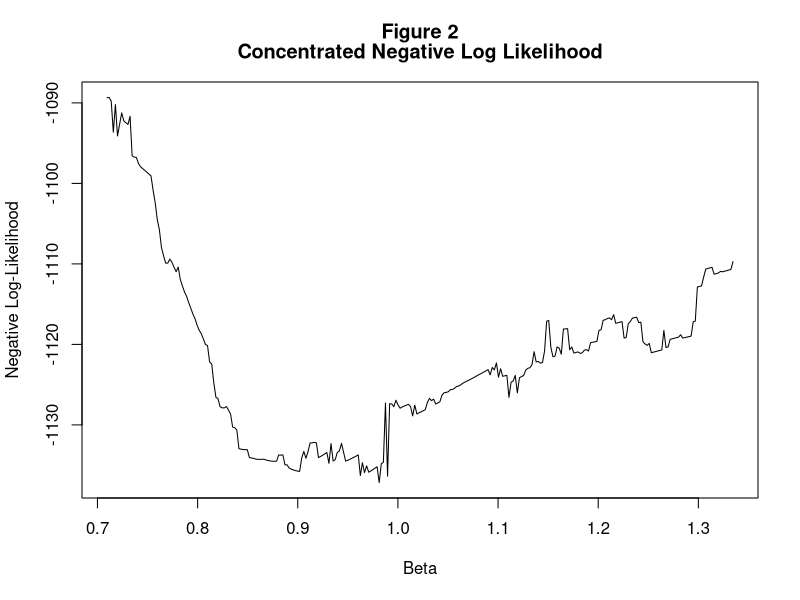
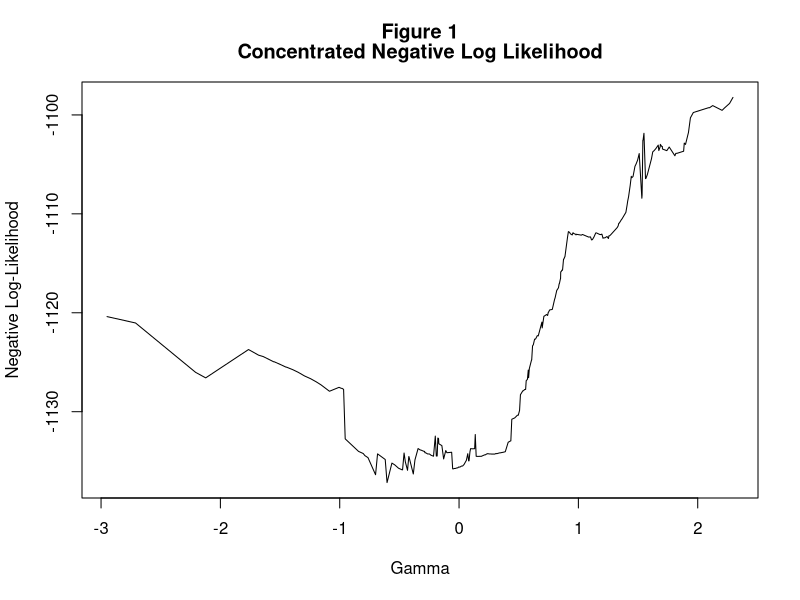
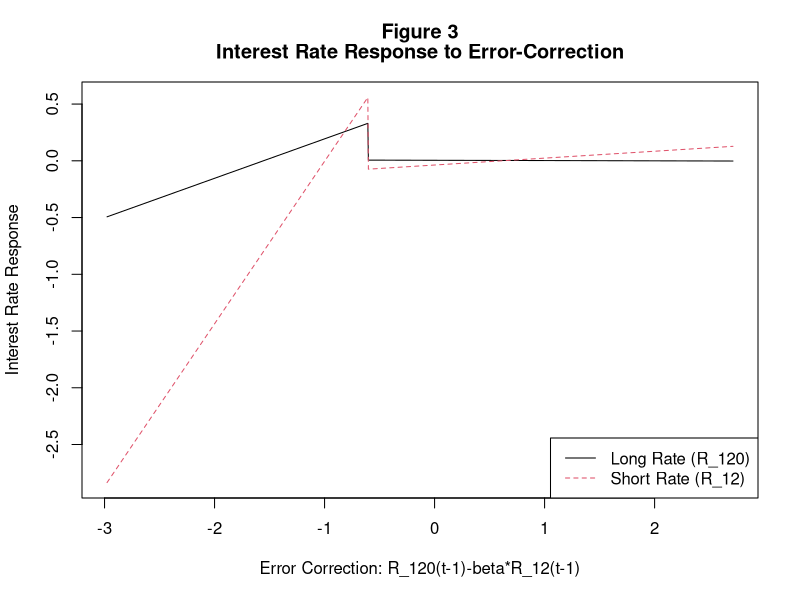
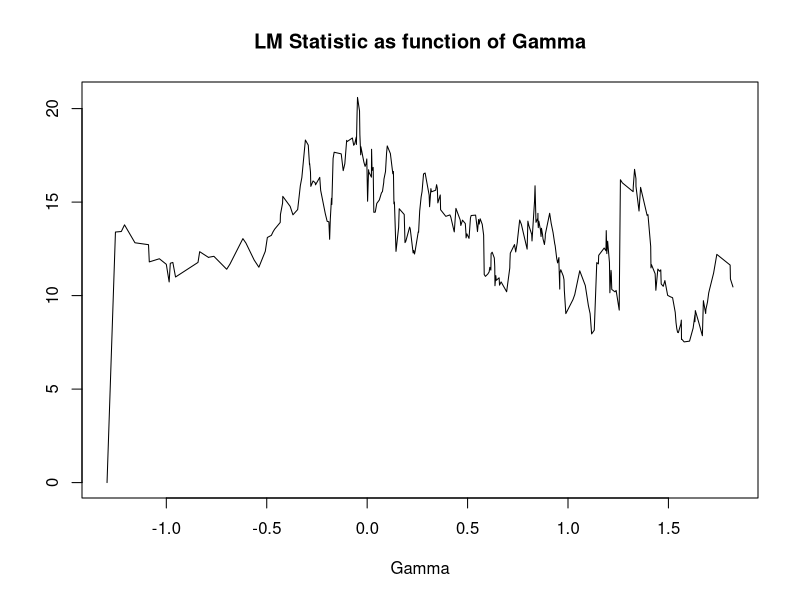

Recreate these plots in R, in order. (Note: a time limit stopped this script after it produced the figures.)
###########################################################################
##
##  TAR_CI.R
##  To estimate and test a threshold bi-variate VECM
## 
##  written by:
##  
##  Bruce E. Hansen
##  Department of Economics
##  Social Science Building
##  University of Wisconsin
##  Madison, WI 53706-1393
##  behansen@wisc.edu
##  http://www.ssc.wisc.edu/~bhansen/
##  
##  and 
##  
##  Byeongseon Seo
##  Department of Economics
##  Soongsil University
##  Seoul, 156-743
##  Korea
##  seo@saint.soongsil.ac.kr
##  
##  
##  This R program estimates a bi-variate VECM, a threshold bi-variate VECM, and
##  tests for the presence of a threshold.  The methods are those described in
##  "Testing for Threshold Cointegration" by Bruce E. Hansen and Byeongseon Seo.
##  
##  The program is set up to replicate the empirical application to the 3-month 
##  and 6-month interest rates series.  For your own application, load your data 
##  into the matrix "dat", and change the controls listed below
##  
###########################################################################

# Controls #

k <- 1	      # Lags in VAR beyond EC 
gn <- 300	      # number of gridpoints for gamma 
bn <- 300		# number of gridpoints for beta      
trim <- .05		# trimming percentage for threshold 
boot <- 5000	# number of bootstrap replications 
		      # set equal to zero to not do testing  
coint <- 1		# set to 1 to estimate cointegrating vector
			# set to 0 to fix cointegrating vector at _cvalue 
cvalue <- 1		# cointegrating vector, if coint=0 
cov <- 1		# covariance matrix estimation method
		      # set to 1 for Eicker-White
		      # set to 0 for conventional homoskedastic estimator 
p_ests <- 1       # set to 1 to print estimates, else 0 
graph <- 1        # set to 1 to generate graph of nonlinear ECM, else 0 
graph_rotate <- 0	# set to 1 to generate rotated graphs 
		      # (useful for some print jobs, but ackward for screen viewing) 

# Load your own data into matrix "dat" #
# Here we load in the 3-month and 6-month T-Bill series #

dat <- read.table("zeroyld.dat")
dat <- dat[1:nrow(dat),(7:62)]
rs <- rbind(as.matrix(seq(0,18,1)),21,24,30,as.matrix(seq(36,(36+7*12),12)))
short <- 12
long <- 120
short_i <- which.max(rs==short)
long_i <- which.max(rs==long)
dat <- dat[,cbind(long_i,short_i)]   

#*************************************************************#
#   MAIN PROGRAM                                              #
#*************************************************************#

for (main in 1:1){
if (p_ests==1){
cat ("**********************************************************", "\n")
cat ("\n")
cat ("Number of Bootstrap Replications    ", boot, "\n")
cat ("Number of Gridpoints for threshold  ", gn, "\n")
if (coint==1){
cat ("Estimated Cointegrating Vector", "\n")
cat ("Number of Gridpoints for ci vector ", bn, "\n")
}else{
cat ("Cointegrating Vector fixed at      ", cvalue, "\n")
}
cat ("\n")
cat ("\n")
cat ("Long Rate  (month):     ", long, "\n")
cat ("Short Rate (month):     ", short, "\n")
cat ("Number of VAR lags:     ", k, "\n")
cat ("\n")
}

# Organize Data #
n <- nrow(dat)
y <- as.matrix(dat[(2+k):n,]-dat[(1+k):(n-1),])
t <- nrow(y)
xlag <- as.matrix(dat[(1+k):(n-1),])
x <- matrix(1,t,1)
for (j in 1:k)  x <- cbind(x,(dat[(2+k-j):(n-j),]-dat[(1+k-j):(n-1-j),]))
x <- as.matrix(x)

# Compute Linear Model #
xx <- solve(t(x)%*%x)
xxx <- x%*%xx
u <- y-x%*%xx%*%(t(x)%*%y)
if (coint==1){
  v <- xlag-x%*%xx%*%(t(x)%*%xlag)
  uu <- t(u)%*%u
  m <- solve(t(v)%*%v)%*%(t(v)%*%u)%*%solve(uu)%*%(t(u)%*%v)
  ev <- eigen(m)
  va <- ev$val
  ve <- ev$vec
  h <- ve[,which.max(va)]
  b0 <- -h[2]/h[1]
}else{
  b0 <- cvalue
}
w0 <- as.matrix(xlag%*%rbind(1,-b0))
z0 <- cbind(w0,x)
kk <- ncol(z0)
zz0 <- solve(t(z0)%*%z0)
zzz0 <- z0%*%zz0
beta0 <- t(zzz0)%*%y 
e <- y - z0%*%beta0 
sige <- t(e)%*%e/t 
nlike <- (t/2)*log(det(sige))
bic <- nlike+log10(t)*4*(1+k)
aic <- nlike+2*4*(1+k)
b_like <- function(b){
  z <- cbind((xlag%*%rbind(1,-b)),x) 
  yz <- y - z%*%qr.solve(z,y)
  sigma <- (t(yz)%*%yz)/t  
  like <- (t/2)*log(det(sigma))
  like
}
nlike1 <- b_like(b0+.001)
nlike2 <- b_like(b0-.001)
hp <- (nlike1+nlike2-2*nlike)/(.001^2)
seb <- 1/sqrt(hp)
k_product <- function(ma,mb){
    mat <- matrix(0,nrow(ma)*nrow(mb),ncol(ma)*ncol(mb))
    for (i in 1:nrow(ma)){
        for (j in 1:ncol(ma)){
            mat[(1:nrow(mb))+(i-1)*nrow(mb),(1:ncol(mb))+(j-1)*ncol(mb)] <- mb*ma[i,j]
        }
    }
    mat
}
if (cov ==1){
  xe <- cbind((z0*(e[,1]%*%matrix(1,1,ncol(z0)))),(z0*(e[,2]%*%matrix(1,1,ncol(z0)))))
  m0 <- k_product(diag(2),zz0)
  v <- m0%*%t(xe)%*%xe%*%m0
}else{
  v <- k_product(sige,zz0)
}
se <- as.matrix(sqrt(diag(v)))

if (p_ests==1){
cat ("Linear VECM Estimates", "\n")
cat ("\n")
if (coint==1){
cat ("Cointegrating Vector ",b0," ",seb,"\n")
}else{
cat ("Cointegrating Vector ",b0,"\n")
}
cat ("Negative Log-Like    ",nlike,"\n")
cat ("AIC                  ",aic,"\n")
cat ("BIC                  ",bic,"\n")
cat ("\n")
cat ("  Equation 1","\n")
tbeta0 <- format(beta0,digits=4)
tse <- format(se,digits=4)
for (j in 1:kk) cat(" ",tbeta0[j,1],"  ",tse[j],"\n")
cat ("\n")
cat ("  Equation 2","\n")
for (j in 1:kk) cat(" ",tbeta0[j,2],"  ",tse[kk+j],"\n")
cat ("\n")
cat ("\n")
cat ("\n")
}

# Set-up Grids #
q <- unique(w0)
q <- as.matrix(sort(q))
gamma1 <- q[round(seq(trim,trim+(gn-1)*(1-2*trim)/gn,(1-2*trim)/gn)*nrow(q))]
gamma2 <- q[round(seq(1/(gn+1),1/(gn+1)*gn,1/(gn+1))*nrow(q))]
if (coint==1){
  if (bn==1){ 
      betas <- b0
  }else{
      betas <- seq((b0-6*seb),(b0-6*seb+(bn-1)*12*seb/(bn-1)),12*seb/(bn-1))
  }
}else{
  betas <- b0
  bn <- 1
}

# Estimate Threshold Model #

store <- matrix(0,gn,bn)+nlike
for (j in 1:gn){
  gam <- gamma2[j]
  for (bj in 1:bn){
    beta <- betas[bj]
    w <- xlag%*%rbind(1,(-beta))
    z <- cbind(w,x)
    d1 <- (w <= gam)
    n1 <- sum(d1)
    if (min(rbind(n1,(t-n1)))/t > trim){
      zj <- cbind((z*(d1%*%matrix(1,1,ncol(z)))),w)
      zzj <- as.matrix(zj-x%*%xx%*%(t(x)%*%zj))
      if (qr(zzj)$rank==ncol(zzj)) bz <- qr.solve(zzj,u)
      if (qr(zzj)$rank<ncol(zzj)) bz <- (qr(t(zzj)%*%zzj)$qr)%*%(t(zzj)%*%u)
      store[j,bj] <- (t/2)*log(det(t(u-zzj%*%bz)%*%(u-zzj%*%bz)/t))
    }
  }
}
m <- apply(store,2,which.min)
c <- which.min(diag(as.matrix(store[m,])))
r <- m[c]
gammahat <- gamma2[r]
b1 <- betas[c]
nlike <- store[r,c]
bic <- nlike+log10(t)*8*(1+k)
aic <- nlike+2*8*(1+k)

  w <- xlag%*%rbind(1,-b1)
  z <- cbind(w,x)
  d1 <- as.matrix((w <= gammahat))
  d2 <- 1-d1
  y1 <- as.matrix(y[d1%*%matrix(1,1,ncol(y))>0])
  y1 <- matrix(y1,nrow(y1)/ncol(y),ncol(y))
  z1 <- as.matrix(z[d1%*%matrix(1,1,ncol(z))>0])
  z1 <- matrix(z1,nrow(z1)/ncol(z),ncol(z))
  y2 <- as.matrix(y[d2%*%matrix(1,1,ncol(y))>0])
  y2 <- matrix(y2,nrow(y2)/ncol(y),ncol(y))
  z2 <- as.matrix(z[d2%*%matrix(1,1,ncol(z))>0])
  z2 <- matrix(z2,nrow(z2)/ncol(z),ncol(z))
  zz1 <- solve(t(z1)%*%z1)
  zz2 <- solve(t(z2)%*%z2)
  beta1 <- zz1%*%(t(z1)%*%y1) 
  beta2 <- zz2%*%(t(z2)%*%y2)
  e1 <- y1 - z1%*%beta1
  e2 <- y2 - z2%*%beta2
  if (cov==1){
    xe1 <- cbind((z1*(e1[,1]%*%matrix(1,1,ncol(z1)))),(z1*(e1[,2]%*%matrix(1,1,ncol(z1)))))
    m1 <- k_product(diag(2),zz1)
    v1 <- m1%*%t(xe1)%*%xe1%*%m1  
    xe2 <- cbind((z2*(e2[,1]%*%matrix(1,1,ncol(z2)))),(z2*(e2[,2]%*%matrix(1,1,ncol(z2)))))
    m2 <- k_product(diag(2),zz2)
    v2 <- m2%*%t(xe2)%*%xe2%*%m2  
  }else{
    sig1 <- t(e1)%*%e1/nrow(e1)
    v1 <- k_product(sig1,zz1)
    sig2 <- t(e2)%*%e2/nrow(e2)
    v2 <- k_product(sig2,zz2)
  }
  se1 <- as.matrix(sqrt(diag(v1)))
  se2 <- as.matrix(sqrt(diag(v2))) 
  rb <- nrow(beta1)
  bb <- beta1-beta2
  if (k>0){
    bw <- bb[3:rb,]
    bw <- matrix(bw,ncol(bw)*nrow(bw),1)
    vr <- rbind(as.matrix(seq(3,rb,1)),as.matrix(seq(rb+3,2*rb,1)))
    vv <- v1[vr,vr]+v2[vr,vr]
    ww <- t(bw)%*%solve(vv)%*%bw
  }
  indx <- rbind(1,rb+1)
  wecm <- bb[1,]%*%solve(v1[indx,indx]+v2[indx,indx])%*%(as.matrix(bb[1,]))

if (p_ests==1){
cat ("Threshold VECM Estimates", "\n")
cat ("\n")
cat ("Threshold Estimate            ", gammahat, "\n")
cat ("Cointegrating Vector Estimate ", b1, "\n")
cat ("Negative Log-Like             ", nlike, "\n")
cat ("AIC                           ", aic, "\n")
cat ("BIC                           ", bic, "\n")
cat ("\n")
cat ("First Regime", "\n")
cat ("Percentage of Obs", mean(d1), "\n")
cat ("\n")
cat ("  Equation 1","\n")
tbeta1 <- format(beta1,digits=4)
tse1 <- format(se1,digits=4)
for (j in 1:kk) cat(" ",tbeta1[j,1],"  ",tse1[j],"\n")
cat ("\n")
cat ("  Equation 2","\n")
for (j in 1:kk) cat(" ",tbeta1[j,2],"  ",tse1[kk+j],"\n")
cat ("\n")
cat ("Second Regime", "\n")
cat ("Percentage of Obs", mean(d2),"\n")
cat ("\n")
cat ("  Equation 1","\n")
tbeta2 <- format(beta2,digits=4)
tse2 <- format(se2,digits=4)
for (j in 1:kk) cat(" ",tbeta2[j,1],"  ",tse2[j],"\n")
cat ("\n")
cat ("  Equation 2","\n")
for (j in 1:kk) cat(" ",tbeta2[j,2],"  ",tse2[kk+j],"\n")
cat ("\n")
if (k>0){
cat ("Wald Test for Equality of Dynamic Coefs ", ww," ",1-pchisq(ww,(rb-2)*2),"\n")
}
cat ("Wald Test for Equality of ECM Coef      ", wecm," ",1-pchisq(wecm,2),"\n")
cat ("\n")
cat ("\n")
}

#***************************************************************#

if (graph==1 | graph_rotate==1){

if (coint==1){
  mtit <- rbind("Figure 2","Concentrated Negative Log Likelihood")
  xtit <- "Beta"
  ytit <- "Negative Log-Likelihood"
  loglike <- apply(store,2,min)   
  x11()
  plot(betas,loglike,type="l",ann=0)
  title(main=mtit,ylab=ytit,xlab=xtit)
  if (graph_rotate==1){
      x11()
      plot(loglike,betas,type="l",ann=0)
      title(main=mtit,ylab=xtit,xlab=ytit)
  }
}

mtit <- rbind("Figure 1","Concentrated Negative Log Likelihood")
xtit <- "Gamma"
ytit <- "Negative Log-Likelihood"
loglike <- apply(t(store),2,min) 
x11()
plot(gamma2,loglike,type="l",ann=0)
title(main=mtit,ylab=ytit,xlab=xtit)
if (graph_rotate==1){
    x11()
    plot(loglike,gamma2,type="l",ann=0)
    title(main=mtit,ylab=xtit,xlab=ytit)
}

yhat2 <- (z[,1:2]%*%beta1[1:2,])*(d1%*%matrix(1,1,2))+(z[,1:2]%*%beta2[1:2,])*(d2%*%matrix(1,1,2))
wi <- order(w)
yhat2 <- yhat2[wi,]
wi <- w[wi]
ylong <- paste(c("R_"),long,sep="")
yshort <- paste(c("R_"),short,sep="")
ylong_t <- paste(ylong,c("(t-1)"),sep="") 
yshort_t <- paste(yshort,c("(t-1)"),sep="") 
if (coint==0) xtit <- paste(c("Error Correction: "),ylong_t,c("-"),yshort_t,sep="")  
if (coint==1) xtit <- paste(c("Error Correction: "),ylong_t,c("-beta*"),yshort_t,sep="") 
ytit <- "Interest Rate Response"
mtit <- rbind("Figure 3","Interest Rate Response to Error-Correction")
x11()
xxlim <- range(wi)
yylim <- range(yhat2)
plot(wi,yhat2[,1],lty=1,col=1,xlim=xxlim,ylim=yylim,type="l",ann=0)
lines(wi,yhat2[,2],lty=2,col=2)
title(main=mtit,ylab=ytit,xlab=xtit)
tit1 <- paste(c("Long Rate ("),ylong,c(")"),sep="")
tit2 <- paste(c("Short Rate ("),yshort,c(")"),sep="")
legend("bottomright",c(tit1,tit2),lty=c(1,2),col=c(1,2))

if (graph_rotate==1){
  x11()
  plot(yhat2[,1],wi,lty=1,col=1,xlim=yylim,ylim=xxlim,type="l",ann=0)
  lines(yhat2[,2],wi,lty=2,col=2)
  title(main=mtit,ylab=xtit,xlab=ytit)
  legend("topleft",c(tit1,tit2),lty=c(1,2),col=c(1,2))
}
}

#********************************************************#

# Function for LM test #

lmtest01 <- function(y,x,w0,gammas,plot){
z0 <- cbind(w0,x)
zz0 <- t(z0)%*%z0
if (qr(zz0)$rank==ncol(zz0)) z0zz <- t(solve(zz0)%*%t(z0))
if (qr(zz0)$rank<ncol(zz0)) z0zz <- z0%*%(qr(zz0)$qr)
e <- y-z0zz%*%(t(z0)%*%y) 
e1 <- e[,1]
e2 <- e[,2]
store <- matrix(0,gn,1)
for (j in 1:gn){
    d1 <- (w0 <= gammas[j])
    n1 <- sum(d1)
    if (min(rbind(n1,(t-n1)))/t > trim){
      z1 <- z0*(d1%*%matrix(1,1,ncol(z0)))
      z11 <- z1-z0zz%*%(t(z0)%*%z1)
      ze <- cbind((z11*(e1%*%matrix(1,1,ncol(z11)))),(z11*(e2%*%matrix(1,1,ncol(z11)))))
      v <- t(ze)%*%ze 
      s <- t(z11)%*%y
      s <- matrix(s,ncol(s)*nrow(s),1)
      if (qr(v)$rank==ncol(v)) sv <- solve(v)%*%s
      if (qr(v)$rank<ncol(v)) sv <- (qr(v)$qr)%*%s
      store[j] <- t(s)%*%sv
    }
}
lm01 <- max(store)
if (plot==1){
    xtit <- "Gamma"
    mtit <- "LM Statistic as function of Gamma"
    x11()
    plot(gammas,store,type="l",ann=0)
    title(main=mtit,xlab=xtit)
    if (graph_rotate==1){
        plot(store,gammas,type="l",ann=0)
        title(main=mtit,ylab=xtit)
    }
}
lm01
}

# Testing #

lm01 <- lmtest01(y,x,w0,gamma1,graph)
if (p_ests==1){
cat ("Lagrange Multipler Threshold Test", "\n")
cat ("\n")
cat ("Test Statistic                   ", lm01,"\n")
cat ("\n")
}

if (boot>0){
# Fixed Regressor Bootstrap #
fix01 <- matrix(0,boot,1)
for (r in 1:boot){
  yr <- matrix(rnorm(2*t),t,2)*e 
  fix01[r] <- lmtest01(yr,x,w0,gamma1,0)
}
pfix01 <- mean(fix01>lm01)
fix01 <- sort(fix01)
cfix01 <- fix01[round(.95*boot)]

# Parametric Bootstrap #
x0 <- dat[1:(1+k),]
mu <- beta0[2,]
ab <- rbind(1,(-b0))%*%beta0[1,]
boot01 <- matrix(0,boot,1)
if (k>0){
  capgamma <- beta0[3:(2+2*k),]
  dx0 <- (t(apply((x0[2:(k+1),]-x0[(1:k),]),2,rev)))
  dx0 <- matrix(dx0,ncol(dx0)*nrow(dx0),1)
}
for (r in 1:boot){
  datb <- x0
  if (k>0) dx <- dx0   
  datbi <- as.matrix(datb[(k+1),])
  ei <- as.matrix(ceiling(runif(t)*t))  
  eb <- e[ei,]
  for (i in (k+2):n){
    u <- mu+eb[(i-k-1),]+datbi%*%ab
    if (k>0) u <- u+t(dx)%*%capgamma
    datbi <- datbi+u
    datb <- rbind(datb,datbi)
    if (k==1) dx <- t(u)
    if (k>1) dx <- rbind(t(u),as.matrix(dx[1:(2*k-2)]))
  }
  yr <- as.matrix(datb[(2+k):n,]-datb[(1+k):(n-1),])
  xlagr <- as.matrix(datb[(1+k):(n-1),])
  xr <- matrix(1,t,1)
  for (j in 1:k) xr <- cbind(xr,(datb[(2+k-j):(n-j),]-datb[(1+k-j):(n-1-j),]))
  xr <- as.matrix(xr) 
  if (coint==1){
    xxr <- solve(t(xr)%*%xr) 
    u <- yr-xr%*%xxr%*%(t(xr)%*%yr)
    v <- xlagr-xr%*%xxr%*%(t(xr)%*%xlagr)
    m <- solve(t(v)%*%v)%*%(t(v)%*%u)%*%solve(t(u)%*%u)%*%(t(u)%*%v)
    ev <- eigen(m)
    va <- ev$val
    ve <- ev$vec
    h <- ve[,which.max(va)]
    wr <- as.matrix(xlagr%*%rbind(1,(h[2]/h[1])))
  }else{
    wr <- as.matrix(xlagr%*%rbind(1,(-cvalue)))
  }
  boot01[r] <- lmtest01(yr,xr,wr,gamma1,0)
}
boot01 <- sort(boot01)
cb01 <- boot01[round(.95*boot)]
pb01 <- mean(boot01>lm01)

if (p_ests==1){

cat ("Fixed Regressor (Asymptotic) 5% Critical Value ", cfix01,"\n")
cat ("Bootstrap 5% Critical Value                    ", cb01,"\n")
cat ("Fixed Regressor (Asymptotic) P-Value           ", pfix01,"\n")
cat ("Bootstrap P-Value                              ", pb01,"\n")
cat ("\n")
cat ("\n")
cat ("\n")
  }
 }
}
